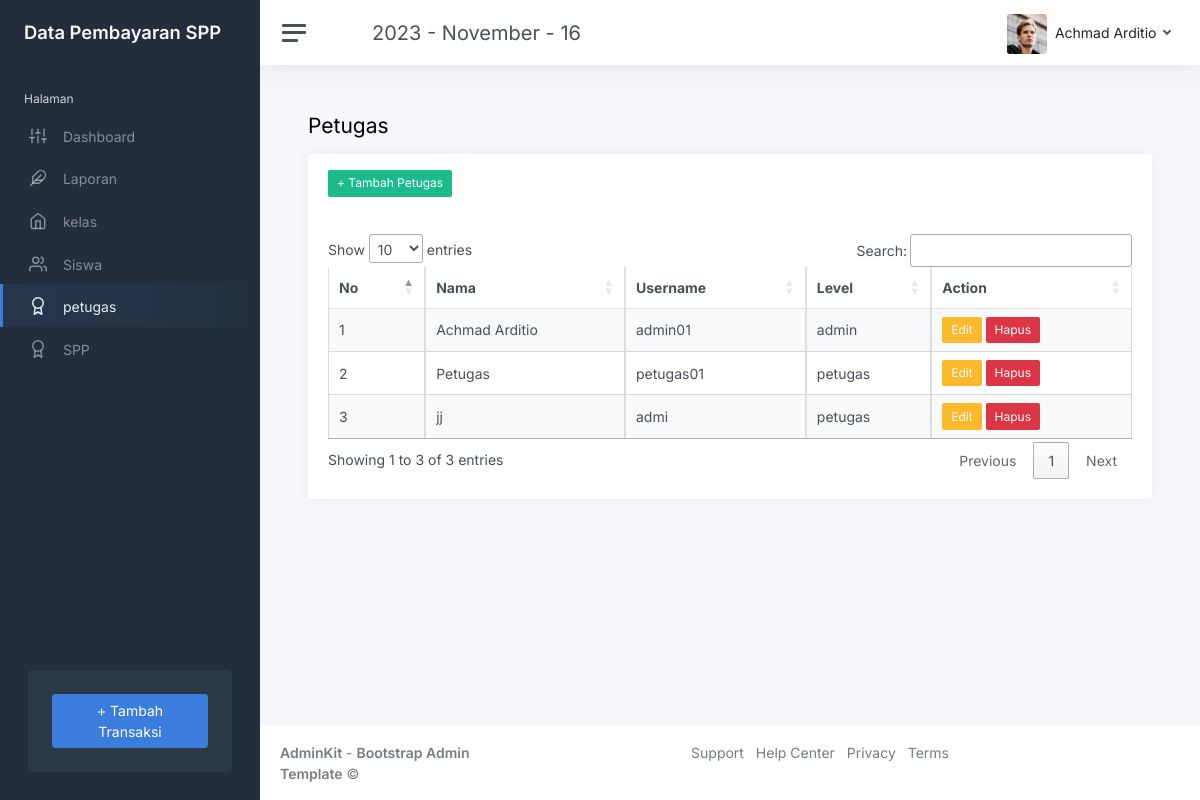
The app's page /index.php?page=petugas (signed in) with its own data.
### tables this page shows
CREATE TABLE `petugas` (
  `id_petugas` int(11) NOT NULL,
  `username` varchar(25) DEFAULT NULL,
  `password` varchar(32) DEFAULT NULL,
  `nama_petugas` varchar(35) DEFAULT NULL,
  `level` enum('admin','petugas') DEFAULT NULL
);

### petugas.php (the view, shortened to what this page needs)
<h1 class="h3 mb-3">Petugas</h1>
                    <div class="row">
                        <div class="col-12">
                            <div class="card flex-fill">
                                <div class="card-header">
                                    <a href="?page=tambah_petugas" class="btn btn-success btn-sm"<?= ($role == 'petugas' ? 'hidden' : '') ?>>+ Tambah Petugas</a>
                                </div>
                                <div class="card-body">
                                    <table class="table table-bordered table-striped table-hover cell-border" id="petugas">
                                        <thead>
                                            <tr>
                                                <th>No</th>
                                                <th>Nama</th>
                                                <th>Username</th>
                                                <th>Level</th>
                                                <th>Action</th>
                                            </tr>
                                        </thead>
                                        <tbody>
                                            <?php
                                           $No=1;
                                           $query = mysqli_query($koneksi, "SELECT * FROM petugas ");
                                           while ($data = mysqli_fetch_array($query)) {
                                            ?>
                                             <tr>
                                                <td><?php echo $No ?></td>
                                                <td><?php echo $data['nama_petugas'] ?></td>
                                                <td><?php echo $data['username'] ?></td>
                                                <td><?php echo $data['level'] ?></td>
                                                <td>
                                                    <a href="?page=edit_petugas&id=<?php echo $data['id_petugas']; ?>" class="btn btn-warning btn-sm">Edit</a>
                                                    <a href="?page=hapus_petugas&id=<?php echo $data['id_petugas']; ?>" class="btn btn-danger btn-sm">Hapus</a>
                                                </td>
                                            </tr>
                                            <?php
                                           $No++;
                                           }
                                           ?>
                                        </tbody>
                                    </table>
                                </div>
                            </div>
                        </div>
                    </div>

### records on screen
petugas: nama_petugas "Achmad Arditio", username "admin01", level "admin"
petugas: nama_petugas "Petugas", username "petugas01", level "petugas"
petugas: nama_petugas "jj", username "admi", level "petugas"

### other values on screen
$_SESSION['user']['nama_petugas'] "Achmad Arditio"
